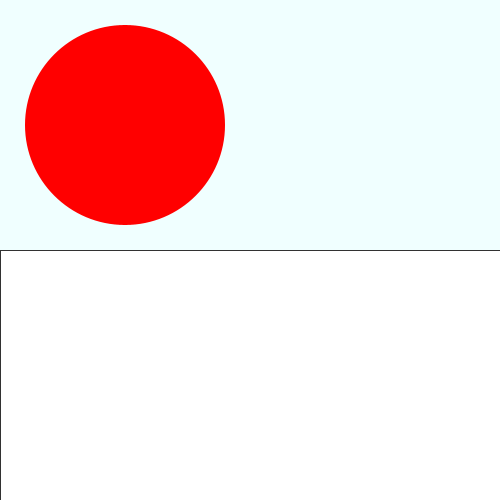
Frame 1 (no input)
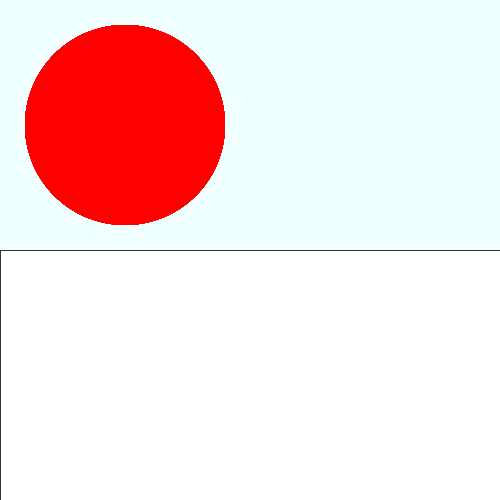
Frame 60 (the mouse pressed at the canvas centre just before this capture)
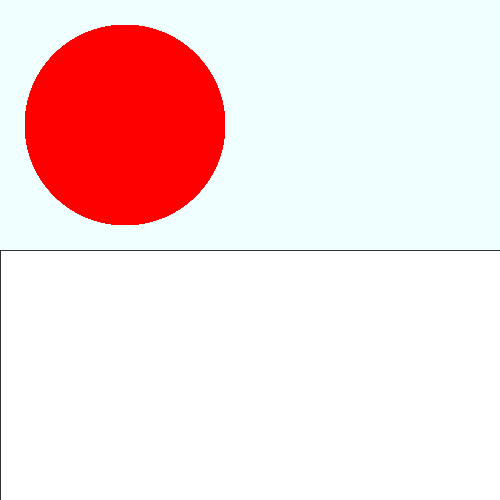
Frame 120 (the mouse held since frame 60 and released just before this capture)

The Processing sketch that drew these frames (run headless with seeded random() and noise(); from frame 60 on, the mouse is pressed at the canvas centre):

// Processing sketch: question_1
// ── question_1.pde
/*QUIZ #1

*/
void setup(){
  size(500,500);
  
  background(240,255,255);
}
void draw(){
  
  fill(255,0,0);
  noStroke(); 
  ellipse(height/4,width/4,200,200);
  fill(255,255,255);
  stroke(50);
  rect(0,250,500,250);
}
